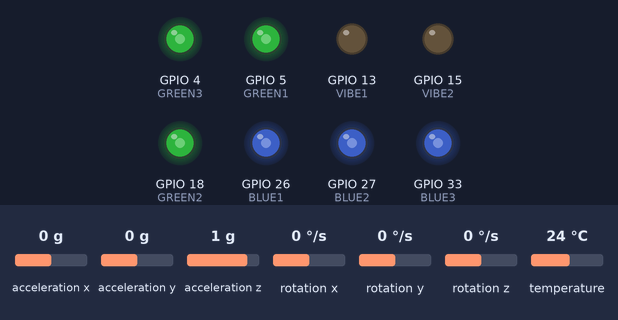
The sketch below on a simulated ESP32. On the bench: output pins drawn as LEDs (lit = HIGH). Inputs (shaded band) come from the test bench; at power-on: acceleration x 0 g, acceleration z 1 g, acceleration y 0 g, rotation x 0 °/s, rotation y 0 °/s, rotation z 0 °/s, temperature 24 °C. Nothing arrives over Bluetooth unless stated; a phone connects over Bluetooth LE 3 s after start; what the sketch prints to the serial monitor is not drawn.

Above: at 1.3 s.
1.4 s: acceleration x set to -1.4 g
At 2.4 s:
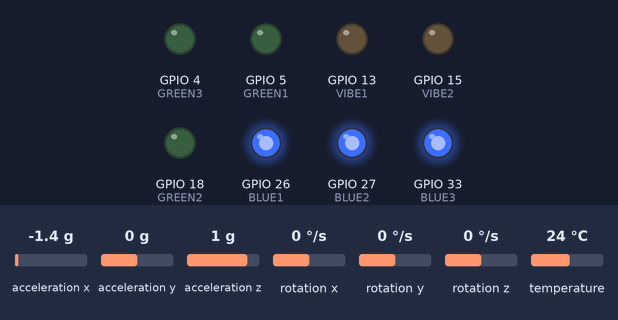
4.4 s: acceleration x set to -0.8 g
At 4.7 s:
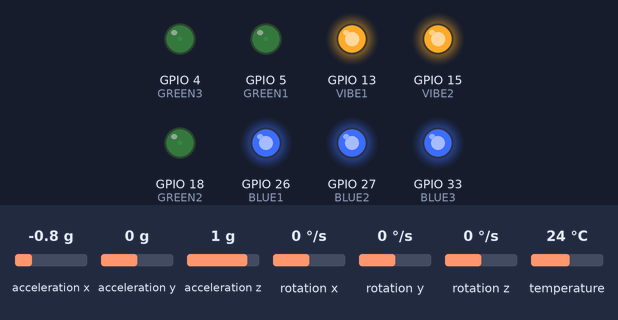
5.9 s: acceleration z set to 0.8 g
7.4 s: acceleration z set to 0.5 g
At 8.3 s:
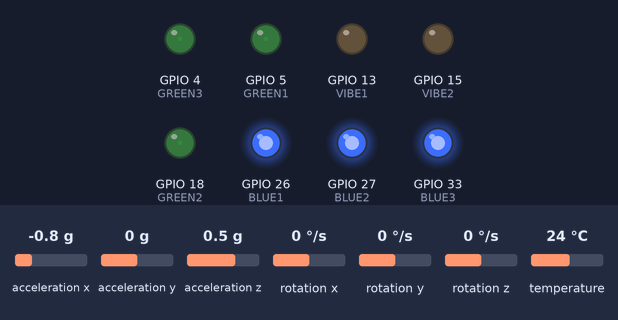
8.9 s: acceleration x set to 0.8 g
At 9.4 s:
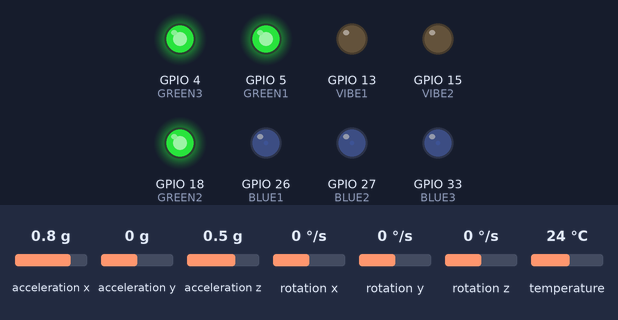
10.4 s: acceleration y set to -0.8 g
11.9 s: acceleration y set to -1.1 g
At 12.9 s:
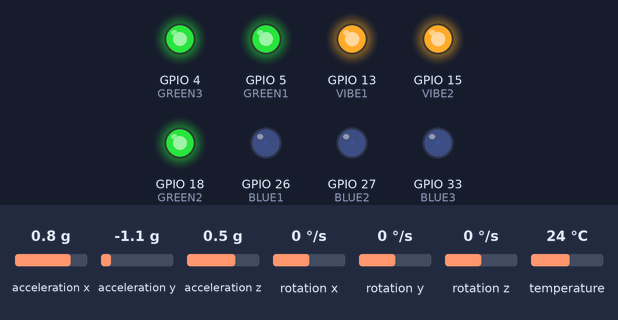
Timing chart, 0 to 14.4 s (numbered marks = the images above; inputs shaded):
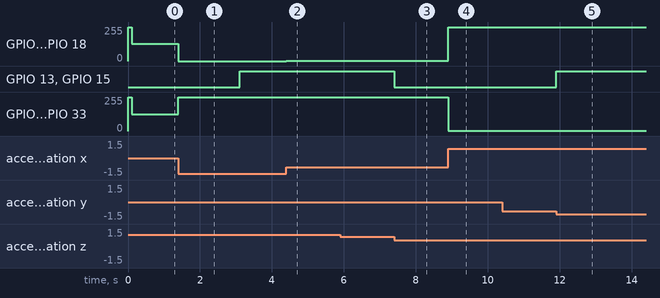

Measured:
- the behaviour switches between 0.7 and 0.6 g on acceleration z (found by bisection; images 2 and 3)
- the behaviour switches between -0.9 and -1 g on acceleration y (found by bisection; images 4 and 5)
- after the input at 1.4 s, GPIO 4 (GREEN3), GPIO 5 (GREEN1), GPIO 18 (GREEN2): 128/255 → 0/255 at once; GPIO 13 (VIBE1), GPIO 15 (VIBE2): LOW → HIGH after 1.7 s; GPIO 26 (BLUE1), GPIO 27 (BLUE2), GPIO 33 (BLUE3): 127/255 → 255/255 at once
- after the input at 4.4 s, GPIO 4 (GREEN3), GPIO 5 (GREEN1), GPIO 18 (GREEN2): 0/255 → 2/255 at once; GPIO 26 (BLUE1), GPIO 27 (BLUE2), GPIO 33 (BLUE3): 255/255 → 252/255 at once
- after the input at 7.4 s, GPIO 13 (VIBE1), GPIO 15 (VIBE2): HIGH → LOW at once
- after the input at 8.9 s, GPIO 4 (GREEN3), GPIO 5 (GREEN1), GPIO 18 (GREEN2): 2/255 → 252/255 at once; GPIO 26 (BLUE1), GPIO 27 (BLUE2), GPIO 33 (BLUE3): 252/255 → 2/255 at once
- after the input at 11.9 s, GPIO 13 (VIBE1), GPIO 15 (VIBE2): LOW → HIGH at once

The sketch:

Budgie.ino
```cpp
#define VIBE1 13
#define VIBE2 15

#define GREEN1 5
#define GREEN2 18
#define GREEN3 4
#define BLUE1 26
#define BLUE2 27
#define BLUE3 33

#include <BLEDevice.h>
#include <BLEServer.h>
#include <BLEUtils.h>
#include <BLE2902.h>
#include <Adafruit_MPU6050.h>
#include <Adafruit_Sensor.h>
#include <Wire.h>
#include <math.h>

BLEServer* pServer = NULL;
BLECharacteristic* pCharacteristic = NULL;
bool deviceConnected = false;
bool oldDeviceConnected = false;
uint32_t value = 0;
char msg[256];
char prevMsg[256];
char msgShort = 'm';
float accelMag = 10;
float prevAccelMag = 10;
bool msgSent = false;
int ledVal = 0;

#define SERVICE_UUID        "7a4c0f42-7ecd-41e2-9358-bba672995ec2"
#define CHARACTERISTIC_UUID "50e67a59-7526-47ed-a74c-6f35e187827c"

class MyServerCallbacks: public BLEServerCallbacks {
    void onConnect(BLEServer* pServer) {
      deviceConnected = true;
    };

    void onDisconnect(BLEServer* pServer) {
      deviceConnected = false;
    }
};

Adafruit_MPU6050 mpu;

void setup() {

  pinMode(VIBE1, OUTPUT);
  pinMode(VIBE2, OUTPUT);

  ledcAttachPin(GREEN1, 1);
  ledcAttachPin(GREEN2, 2);
  ledcAttachPin(GREEN3, 3);
  ledcAttachPin(BLUE1, 4);
  ledcAttachPin(BLUE2, 5);
  ledcAttachPin(BLUE3, 6);
  ledcSetup(1, 12000, 8); // 12 kHz PWM, 8-bit resolution
  ledcSetup(2, 12000, 8);
  ledcSetup(3, 12000, 8);
  ledcSetup(4, 12000, 8);
  ledcSetup(5, 12000, 8);
  ledcSetup(6, 12000, 8);

  ledcWrite(1, 255);
  ledcWrite(2, 255);
  ledcWrite(3, 255);
  ledcWrite(4, 255);
  ledcWrite(5, 255);
  ledcWrite(6, 255);

  Serial.begin(115200);
  while (!Serial)
    delay(10);

  Serial.println("Adafruit MPU6050 test!");

  // Try to initialize!
  if (!mpu.begin()) {
    Serial.println("Failed to find MPU6050 chip");
    while (1) {
      delay(10);
    }
  }
  Serial.println("MPU6050 Found!");

  mpu.setAccelerometerRange(MPU6050_RANGE_8_G);
  mpu.setGyroRange(MPU6050_RANGE_500_DEG);
  mpu.setFilterBandwidth(MPU6050_BAND_5_HZ);

  Serial.println("");
  delay(100);

  // Create the BLE Device
  BLEDevice::init("Shaker");

  // Create the BLE Server
  pServer = BLEDevice::createServer();
  pServer->setCallbacks(new MyServerCallbacks());

  // Create the BLE Service
  BLEService *pService = pServer->createService(SERVICE_UUID);

  // Create a BLE Characteristic
  pCharacteristic = pService->createCharacteristic(
                      CHARACTERISTIC_UUID,
                      BLECharacteristic::PROPERTY_READ   |
                      BLECharacteristic::PROPERTY_WRITE  |
                      BLECharacteristic::PROPERTY_NOTIFY |
                      BLECharacteristic::PROPERTY_INDICATE
                    );

  // https://www.bluetooth.com/specifications/gatt/viewer?attributeXmlFile=org.bluetooth.descriptor.gatt.client_characteristic_configuration.xml
  // Create a BLE Descriptor
  pCharacteristic->addDescriptor(new BLE2902());

  // Start the service
  pService->start();

  // Start advertising
  BLEAdvertising *pAdvertising = BLEDevice::getAdvertising();
  pAdvertising->addServiceUUID(SERVICE_UUID);
  pAdvertising->setScanResponse(false);
  pAdvertising->setMinPreferred(0x0);  // set value to 0x00 to not advertise this parameter
  BLEDevice::startAdvertising();
  Serial.println("Waiting a client connection to notify...");
}

void loop() {
  sensors_event_t a, g, temp;
  mpu.getEvent(&a, &g, &temp);

  accelMag = sqrt(a.acceleration.x * a.acceleration.x + a.acceleration.y * a.acceleration.y + a.acceleration.z * a.acceleration.z);
  //Serial.println(accelMag);
  //sprintf(msg, "%f", accelMag );
/*
  if (accelMag >= 11.0) {
    msgShort = 'm';
    sprintf(msg, "moving");
  }

  else {
    sprintf(msg, "not moving");
    msgShort = 'n';
  }
  */
  ledVal = 16 * a.acceleration.x + 128;
  if (ledVal > 255)
    ledVal = 255;
  if (ledVal < 0)
    ledVal = 0;
  Serial.println(ledVal);
  ledcWrite(1, ledVal);
  ledcWrite(2, ledVal);
  ledcWrite(3, ledVal);
  ledcWrite(4, 255-ledVal);
  ledcWrite(5, 255-ledVal);
  ledcWrite(6, 255-ledVal);

  msgShort = 'm';

    // notify changed value
    if (deviceConnected) {
      //Serial.println("connected");
        //pCharacteristic->setValue((uint8_t*)&value, 4);
        //if (accelMag >= 15.0) {
        //pCharacteristic->setValue(&msgShort);
        //  pCharacteristic->notify();
        //if (*msg != *prevMsg) {
        if (accelMag >= 13 && !msgSent) {
          pCharacteristic->setValue(&msgShort);
          pCharacteristic->notify();
          Serial.print(a.acceleration.x);
          Serial.print(" ");
          Serial.println(accelMag);
          digitalWrite(VIBE1, HIGH);
          digitalWrite(VIBE2, HIGH);
          msgSent = true;
        }
        if (accelMag <= 10.3) {
          msgSent = false;
          digitalWrite(VIBE1, LOW);
          digitalWrite(VIBE2, LOW);
        }
        //Serial.println(msg);
        delay(3); // bluetooth stack will go into congestion, if too many packets are sent, in 6 hours test i was able to go as low as 3ms
    }
    // disconnecting
    if (!deviceConnected && oldDeviceConnected) {
        delay(500); // give the bluetooth stack the chance to get things ready
        pServer->startAdvertising(); // restart advertising
        Serial.println("start advertising");
        oldDeviceConnected = deviceConnected;
    }
    // connecting
    if (deviceConnected && !oldDeviceConnected) {
        // do stuff here on connecting
        oldDeviceConnected = deviceConnected;
    }

  prevAccelMag = accelMag;
  strcpy(prevMsg, msg);
}
```
